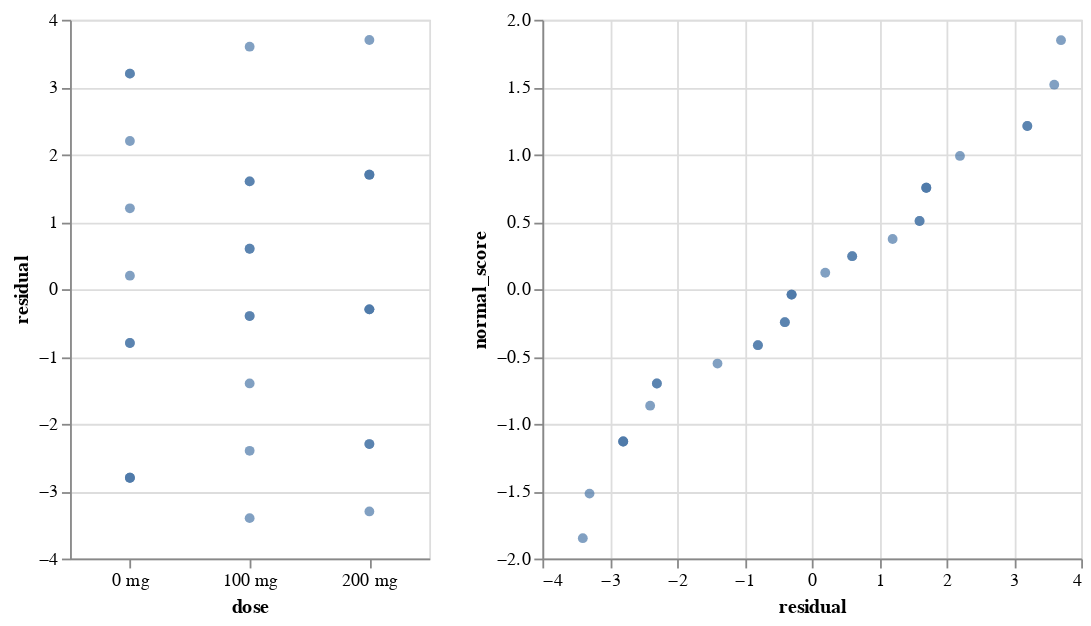

Here is the notebook cell this chart was saved with:
### Markdown cell above
#### (c)

### Code cell
chart_base = (
    alt.Chart(
        data
        .with_columns(
            residual=col('taprate') - col('taprate').mean().over('dose'))
        .with_columns(
            normal_score=(col('residual').rank() / (pl.len() + 1)).map_batches(
                lambda x: stats.norm.ppf(x))))
    .mark_circle())

(
    chart_base.encode(
        alt.X('dose').axis(labelAngle=0),
        alt.Y('residual'))
    .properties(width=200)
    | chart_base.encode(
        x='residual', 
        y='normal_score')
)

### Figure 1 — Vega-Lite specification as saved in the notebook (floating-point values rounded to 4 significant figures)
{"config": {"view": {"continuousWidth": 300, "continuousHeight": 300}}, "hconcat": [{"mark": {"type": "circle"}, "encoding": {"x": {"axis": {"labelAngle": 0}, "field": "dose", "type": "nominal"}, "y": {"field": "residual", "type": "quantitative"}}, "width": 200}, {"mark": {"type": "circle"}, "encoding": {"x": {"field": "residual", "type": "quantitative"}, "y": {"field": "normal_score", "type": "quantitative"}}}], "data": {"name": "data-ad131f30beb372e52ed1cc66628503de"}, "$schema": "https://vega.github.io/schema/vega-lite/v5.16.3.json", "datasets": {"data-ad131f30beb372e52ed1cc66628503de": [{"dose": "0 mg", "taprate": 242, "residual": -2.8, "normal_score": -1.131}, {"dose": "0 mg", "taprate": 245, "residual": 0.2, "normal_score": 0.1216}, {"dose": "0 mg", "taprate": 244, "residual": -0.8, "normal_score": -0.416}, {"dose": "0 mg", "taprate": 248, "residual": 3.2, "normal_score": 1.211}, {"dose": "0 mg", "taprate": 247, "residual": 2.2, "normal_score": 0.9892}, {"dose": "0 mg", "taprate": 248, "residual": 3.2, "normal_score": 1.211}, {"dose": "0 mg", "taprate": 242, "residual": -2.8, "normal_score": -1.131}, {"dose": "0 mg", "taprate": 244, "residual": -0.8, "normal_score": -0.416}, {"dose": "0 mg", "taprate": 246, "residual": 1.2, "normal_score": 0.3723}, {"dose": "0 mg", "taprate": 242, "residual": -2.8, "normal_score": -1.131}, {"dose": "100 mg", "taprate": 248, "residual": 1.6, "normal_score": 0.5059}, {"dose": "100 mg", "taprate": 246, "residual": -0.4, "normal_score": -0.245}, {"dose": "100 mg", "taprate": 245, "residual": -1.4, "normal_score": -0.5524}, {"dose": "100 mg", "taprate": 247, "residual": 0.6, "normal_score": 0.245}, {"dose": "100 mg", "taprate": 248, "residual": 1.6, "normal_score": 0.5059}, {"dose": "100 mg", "taprate": 250, "residual": 3.6, "normal_score": 1.518}, {"dose": "100 mg", "taprate": 247, "residual": 0.6, "normal_score": 0.245}, {"dose": "100 mg", "taprate": 246, "residual": -0.4, "normal_score": -0.245}, {"dose": "100 mg", "taprate": 243, "residual": -3.4, "normal_score": -1.849}, {"dose": "100 mg", "taprate": 244, "residual": -2.4, "normal_score": -0.8649}, {"dose": "200 mg", "taprate": 246, "residual": -2.3, "normal_score": -0.7001}, {"dose": "200 mg", "taprate": 248, "residual": -0.3, "normal_score": -0.04044}, {"dose": "200 mg", "taprate": 250, "residual": 1.7, "normal_score": 0.7527}, {"dose": "200 mg", "taprate": 252, "residual": 3.7, "normal_score": 1.849}, {"dose": "200 mg", "taprate": 248, "residual": -0.3, "normal_score": -0.04044}, {"dose": "200 mg", "taprate": 250, "residual": 1.7, "normal_score": 0.7527}, {"dose": "200 mg", "taprate": 246, "residual": -2.3, "normal_score": -0.7001}, {"dose": "200 mg", "taprate": 248, "residual": -0.3, "normal_score": -0.04044}, {"dose": "200 mg", "taprate": 245, "residual": -3.3, "normal_score": -1.518}, {"dose": "200 mg", "taprate": 250, "residual": 1.7, "normal_score": 0.7527}]}}
